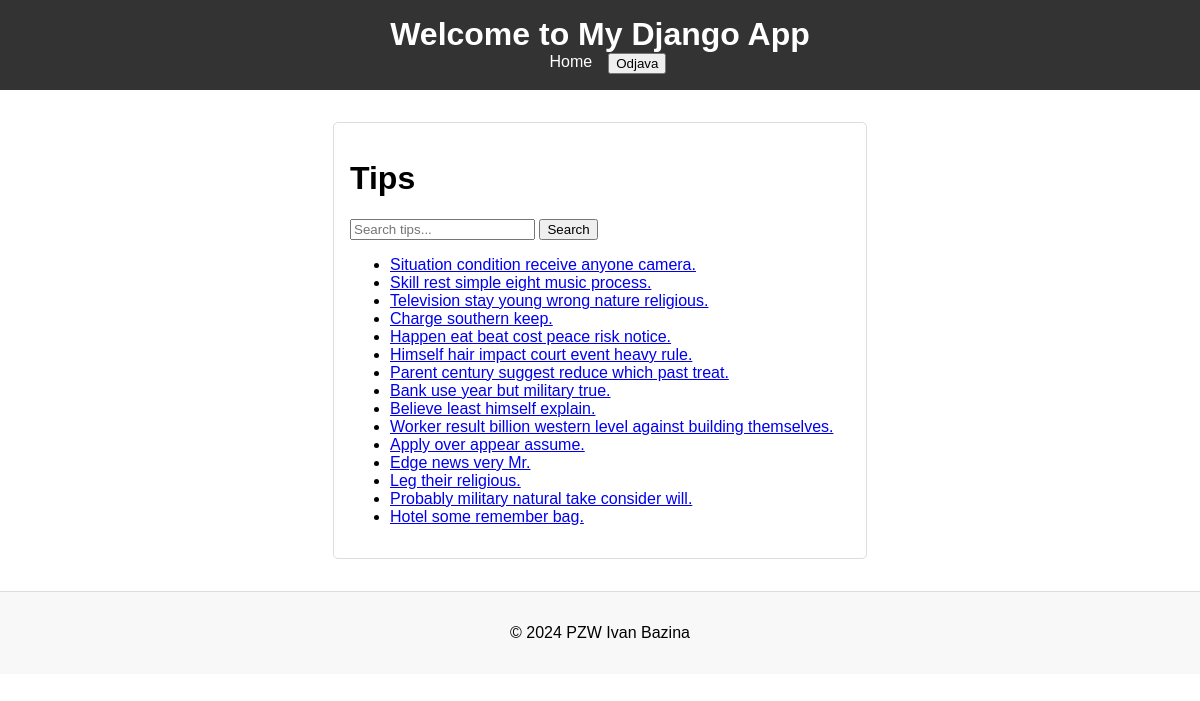
The page /tips/ (signed in) on the database its author committed.
### main/models.py (models this page shows, shortened)
class Tip(models.Model):
    title = models.CharField(max_length=200)
    content = models.TextField()
    published_date = models.DateField(auto_now_add=True)

### main/views.py (the view)
# urls.py: path('tips/', TipListView.as_view(), name='tip-list'),
class TipListView(BaseSearchListView):
    model = Tip
    template_name = 'tips/tip_list.html'
    context_object_name = 'tips'
    search_fields = ['title', 'content']

### main/views.py (called while the page is built)
    def get_queryset(self):
        query = self.request.GET.get('q')
        queryset = super().get_queryset()
        if query and self.search_fields:
            q_objects = Q()
            for field in self.search_fields:
                q_objects |= Q(**{f"{field}__icontains": query})
            return queryset.filter(q_objects)
        return queryset

### main/templates/tips/tip_list.html
{% extends "base_generic.html" %}
{% block content %}
<h1>Tips</h1>
<form method="get">
    <input type="text" name="q" placeholder="Search tips..." value="{{ request.GET.q }}">
    <button type="submit">Search</button>
</form>
<ul>
{% for tip in tips %}
    <li>
        <a href="{% url 'tip-detail' tip.pk %}">{{ tip.title }}</a>
    </li>
{% empty %}
    <li>No tips found.</li>
{% endfor %}
</ul>
{% endblock %}

### main/static/css/styles.css (style rules this page uses)
body { font-family: Arial, sans-serif; margin: 0; padding: 0; }

### rows shown on the page
Tip: title "Situation condition receive anyone camera."
Tip: title "Skill rest simple eight music process."
Tip: title "Television stay young wrong nature religious."
Tip: title "Charge southern keep."
Tip: title "Happen eat beat cost peace risk notice."
Tip: title "Himself hair impact court event heavy rule."
Tip: title "Parent century suggest reduce which past treat."
Tip: title "Bank use year but military true."
Tip: title "Believe least himself explain."
Tip: title "Worker result billion western level against building themselves."
Tip: title "Apply over appear assume."
Tip: title "Edge news very Mr."
Tip: title "Leg their religious."
Tip: title "Probably military natural take consider will."
Tip: title "Hotel some remember bag."
